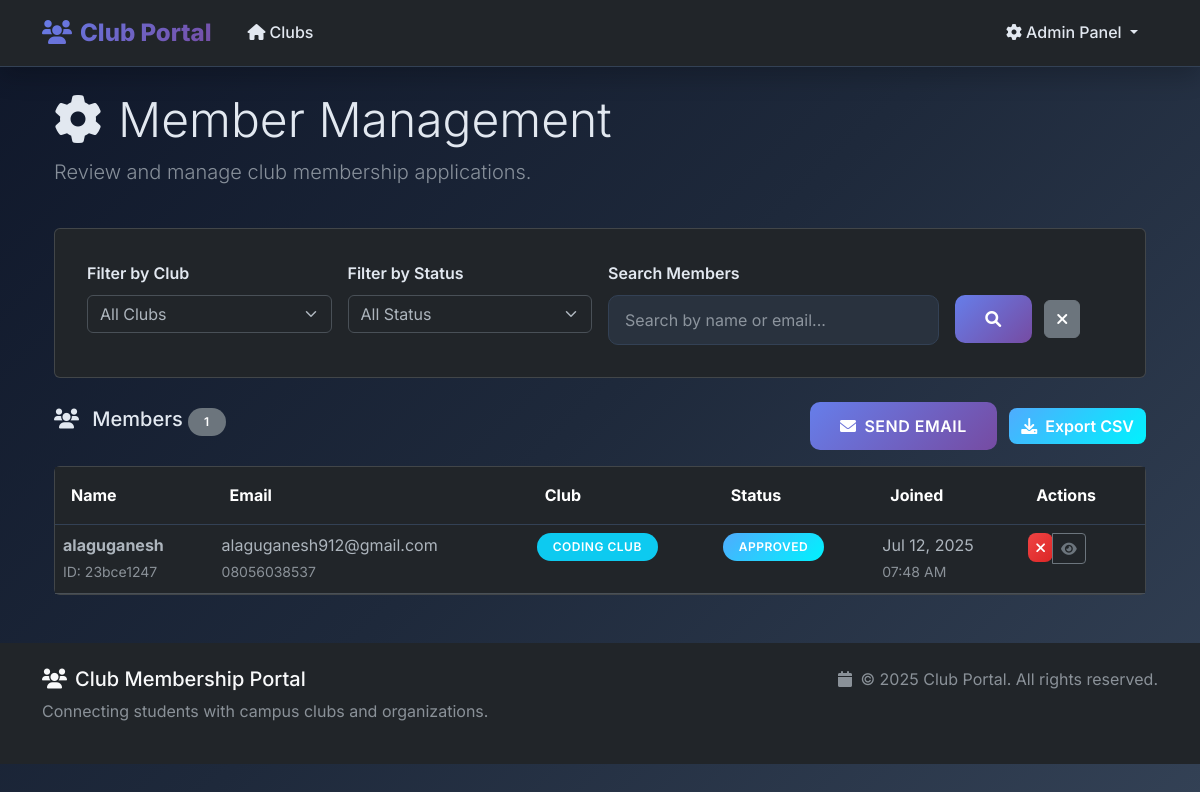
/admin/members (signed in), run on the app's committed database.
### models.py (models this page shows, shortened)
class Member(db.Model):
    __tablename__ = 'members'
    id = db.Column(db.Integer, primary_key=True)
    student_name = db.Column(db.String(100), nullable=False)
    email = db.Column(db.String(120), nullable=False)
    phone = db.Column(db.String(20), nullable=True)
    student_id = db.Column(db.String(20), nullable=True)
    club_id = db.Column(db.Integer, db.ForeignKey('clubs.id'), nullable=False)
    status = db.Column(db.String(20), default='Pending', nullable=False)  # Pending, Approved, Rejected
    joined_on = db.Column(db.DateTime, default=datetime.utcnow)
    reason = db.Column(db.Text, nullable=True)  # Reason for joining

class Club(db.Model):
    __tablename__ = 'clubs'
    id = db.Column(db.Integer, primary_key=True)
    name = db.Column(db.String(100), nullable=False, unique=True)
    description = db.Column(db.Text, nullable=False)
    detailed_description = db.Column(db.Text, nullable=True)
    activities = db.Column(db.Text, nullable=True)
    meeting_schedule = db.Column(db.String(200), nullable=True)
    contact_email = db.Column(db.String(120), nullable=True)
    requirements = db.Column(db.Text, nullable=True)
    benefits = db.Column(db.Text, nullable=True)
    image_url = db.Column(db.String(200), nullable=True)
    created_at = db.Column(db.DateTime, default=datetime.utcnow)
    members = db.relationship('Member', backref='club', lazy=True, cascade='all, delete-orphan')

### routes.py (the view, shortened to what this page needs)
@app.route('/admin/members')
def admin_members():
    if not session.get('admin_logged_in'):
        flash('Please log in to access the admin panel.', 'warning')
        return redirect(url_for('admin_login'))
    club_filter = request.args.get('club', '')
    status_filter = request.args.get('status', '')
    search_query = request.args.get('search', '')
    query = Member.query
    if club_filter:
        query = query.filter(Member.club_id == club_filter)
    if status_filter:
        query = query.filter(Member.status == status_filter)
    page = request.args.get('page', 1, type=int)
    per_page = 20
    members = query.order_by(Member.joined_on.desc()).paginate(
        page=page, per_page=per_page, error_out=False
    )
    clubs = Club.query.order_by(Club.name).all()
    return render_template('admin_members.html',
                         members=members,
                         clubs=clubs,
                         club_filter=club_filter,
                         status_filter=status_filter,
                         search_query=search_query)

### templates/admin_members.html (shortened to what this page needs)
{% extends "base.html" %}
{% block content %}
<div class="container-fluid">
    <div class="row mb-4">
        <div class="col-12">
            <h1 class="display-5 mb-2">
                <i class="fas fa-cog me-3"></i>Member Management
            </h1>
            <p class="lead text-muted">Review and manage club membership applications.</p>
        </div>
    </div>
    <div class="row mb-4">
        <div class="col-12">
            <div class="card">
                <div class="card-body">
                    <form method="GET" class="row g-3">
                        <div class="col-md-3">
                            <label class="form-label">Filter by Club</label>
                            <select name="club" class="form-select">
                                <option value="">All Clubs</option>
                            </select>
                        </div>
                        <div class="col-md-3">
                            <label class="form-label">Filter by Status</label>
                            <select name="status" class="form-select">
                                <option value="">All Status</option>
                            </select>
                        </div>
                        <div class="col-md-4">
                            <label class="form-label">Search Members</label>
                            <input type="text" name="search" class="form-control"
                                   value="{{ search_query }}"
                                   placeholder="Search by name or email...">
                        </div>
                        <div class="col-md-2">
                            <label class="form-label d-block">&nbsp;</label>
                            <button type="submit" class="btn btn-primary me-2">
                                <i class="fas fa-search"></i>
                            </button>
                            <a href="{{ url_for('admin_members') }}" class="btn btn-secondary">
                                <i class="fas fa-times"></i>
                            </a>
                        </div>
                    </form>
                </div>
            </div>
        </div>
    </div>
    <div class="row mb-3">
        <div class="col-12">
            <div class="d-flex justify-content-between align-items-center">
                <h5>
                    <i class="fas fa-users me-2"></i>
                    Members
                    <span class="badge bg-secondary">{{ members.total }}</span>
                </h5>
                <div>
                    <a href="{{ url_for('admin_send_email') }}" class="btn btn-primary me-2">
                        <i class="fas fa-envelope me-2"></i>Send Email
                    </a>
                    <a href="{{ url_for('export_members', club=club_filter, status=status_filter) }}"
                       class="btn btn-success">
                        <i class="fas fa-download me-2"></i>Export CSV
                    </a>
                </div>
            </div>
        </div>
    </div>
    {% if members.items %}
        <div class="row">
            <div class="col-12">
                <div class="card">
                    <div class="card-body p-0">
                        <div class="table-responsive">
                            <table class="table table-hover mb-0">
                                <thead class="table-dark">
                                    <tr>
                                        <th>Name</th>
                                        <th>Email</th>
                                        <th>Club</th>
                                        <th>Status</th>
                                        <th>Joined</th>
                                        <th>Actions</th>
                                    </tr>
                                </thead>
                                <tbody>
                                    {% for member in members.items %}
                                        <tr>
                                            <td>
                                                <div class="d-flex align-items-center">
                                                    <div>
                                                        <div class="fw-bold">{{ member.student_name }}</div>
                                                        {% if member.student_id %}
                                                            <small class="text-muted">ID: {{ member.student_id }}</small>
                                                        {% endif %}
                                                    </div>
                                                </div>
                                            </td>
                                            <td>
                                                <div>{{ member.email }}</div>
                                                {% if member.phone %}
                                                    <small class="text-muted">{{ member.phone }}</small>
                                                {% endif %}
                                            </td>
                                            <td>
                                                <span class="badge bg-info">{{ member.club.name }}</span>
                                            </td>
                                            <td>
                                                {% if member.status == 'Pending' %}
                                                    <span class="badge bg-warning">{{ member.status }}</span>
                                                {% elif member.status == 'Approved' %}
                                                    <span class="badge bg-success">{{ member.status }}</span>
                                                {% else %}
                                                    <span class="badge bg-danger">{{ member.status }}</span>
                                                {% endif %}
                                            </td>
                                            <td>
                                                <div>{{ member.joined_on.strftime('%b %d, %Y') }}</div>
                                                <small class="text-muted">{{ member.joined_on.strftime('%I:%M %p') }}</small>
                                            </td>
                                            <td>
                                                <div class="btn-group" role="group">
                                                    {% if member.status != 'Rejected' %}
                                                        <form method="POST" action="{{ url_for('update_member_status') }}" class="d-inline">
                                                            <button type="submit" class="btn btn-sm btn-danger"
                                                                    onclick="return confirm('Reject this member?')">
                                                                <i class="fas fa-times"></i>
                                                            </button>
                                                        </form>
                                                    {% endif %}
                                                    <button type="button" class="btn btn-sm btn-outline-secondary"
                                                            data-bs-toggle="modal"
                                                            data-bs-target="#memberModal{{ member.id }}">
                                                        <i class="fas fa-eye"></i>
                                                    </button>
                                                </div>
                                            </td>
                                        </tr>
                                    {% endfor %}
                                </tbody>
                            </table>
                        </div>
                    </div>
                </div>
            </div>
        </div>
    {% endif %}
</div>
{% endblock %}

### static/css/style.css (style rules this page uses)
:root { --primary-color: #4f46e5; --primary-dark: #3730a3; --secondary-color: #06b6d4; --accent-color: #f59e0b; --success-color: #10b981; --danger-color: #ef4444; --warning-color: #f59e0b; --info-color: #3b82f6; --dark-bg: #1a1a2e; --darker-bg: #16213e; --card-bg: #0f172a; --text-light: #e2e8f0; --text-muted: #94a3b8; --border-color: #334155; --gradient-primary: linear-gradient(135deg, #667eea 0%, #764ba2 100%); --gradient-secondary: linear-gradient(135deg, #f093fb 0%, #f5576c 100%); --gradient-accent: linear-gradient(135deg, #4facfe 0%, #00f2fe 100%); --box-shadow: 0 10px 25px rgba(0, 0, 0, 0.2); --box-shadow-hover: 0 20px 40px rgba(0, 0, 0, 0.3); }
* { margin: 0; padding: 0; box-sizing: border-box; }
body { font-family: 'Inter', 'Segoe UI', Tahoma, Geneva, Verdana, sans-serif; background: linear-gradient(135deg, #0f172a 0%, #1e293b 50%, #334155 100%); color: var(--text-light); line-height: 1.6; min-height: 100vh; }
.card-body { padding: 2rem; }
.btn-primary { background: var(--gradient-primary); border: none; padding: 12px 30px; border-radius: 10px; font-weight: 600; transition: all 0.3s ease; text-transform: uppercase; letter-spacing: 0.5px; position: relative; overflow: hidden; }
.btn-primary::before { content: ''; position: absolute; top: 0; left: -100%; width: 100%; height: 100%; background: linear-gradient(90deg, transparent, rgba(255, 255, 255, 0.2), transparent); transition: left 0.5s; }
.btn-success { background: var(--gradient-accent); border: none; border-radius: 8px; font-weight: 600; transition: all 0.3s ease; }
.btn-danger { background: linear-gradient(135deg, #ef4444 0%, #dc2626 100%); border: none; border-radius: 8px; font-weight: 600; transition: all 0.3s ease; }
.form-control { background: rgba(51, 65, 85, 0.5); border: 1px solid var(--border-color); color: var(--text-light); border-radius: 10px; padding: 12px 16px; transition: all 0.3s ease; }
.form-label { color: var(--text-light); font-weight: 600; margin-bottom: 0.5rem; }
.table-dark { background: var(--card-bg); border-radius: 12px; overflow: hidden; }
.table-dark td, .table-dark th { border-color: var(--border-color); padding: 1rem; }
.badge { padding: 0.5rem 1rem; border-radius: 20px; font-weight: 600; font-size: 0.75rem; text-transform: uppercase; letter-spacing: 0.5px; }
.badge.bg-success { background: var(--gradient-accent) !important; }

### data on the page
Member: student_name "alaguganesh", student_id "23bce1247", email "alaguganesh912@gmail.com", phone "08056038537", club.name "CODING CLUB", status "APPROVED", joined_on "Jul 12, 2025", joined_on "07:48 AM"

### other printed values
{{ members.total }} "1"
